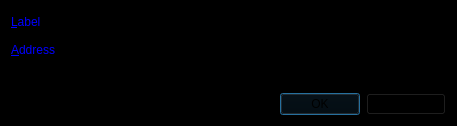
<?xml version="1.0" encoding="UTF-8"?>
<ui version="4.0">
 <class>EditAddressDialog</class>
 <widget class="QDialog" name="EditAddressDialog">
  <property name="geometry">
   <rect>
    <x>0</x>
    <y>0</y>
    <width>457</width>
    <height>126</height>
   </rect>
  </property>
  <property name="windowTitle">
   <string>Edit Address</string>
  </property>
  <property name="styleSheet">
   <string notr="true">background-color: rgb(0, 0, 0);</string>
  </property>
  <layout class="QVBoxLayout" name="verticalLayout">
   <item>
    <layout class="QFormLayout" name="formLayout">
     <property name="fieldGrowthPolicy">
      <enum>QFormLayout::AllNonFixedFieldsGrow</enum>
     </property>
     <item row="0" column="0">
      <widget class="QLabel" name="label">
       <property name="palette">
        <palette>
         <active>
          <colorrole role="WindowText">
           <brush brushstyle="SolidPattern">
            <color alpha="255">
             <red>0</red>
             <green>0</green>
             <blue>255</blue>
            </color>
           </brush>
          </colorrole>
          <colorrole role="Button">
           <brush brushstyle="SolidPattern">
            <color alpha="255">
             <red>0</red>
             <green>0</green>
             <blue>0</blue>
            </color>
           </brush>
          </colorrole>
          <colorrole role="Text">
           <brush brushstyle="SolidPattern">
            <color alpha="255">
             <red>255</red>
             <green>255</green>
             <blue>255</blue>
            </color>
           </brush>
          </colorrole>
          <colorrole role="ButtonText">
           <brush brushstyle="SolidPattern">
            <color alpha="255">
             <red>255</red>
             <green>255</green>
             <blue>255</blue>
            </color>
           </brush>
          </colorrole>
          <colorrole role="Base">
           <brush brushstyle="SolidPattern">
            <color alpha="255">
             <red>0</red>
             <green>0</green>
             <blue>0</blue>
            </color>
           </brush>
          </colorrole>
          <colorrole role="Window">
           <brush brushstyle="SolidPattern">
            <color alpha="255">
             <red>0</red>
             <green>0</green>
             <blue>0</blue>
            </color>
           </brush>
          </colorrole>
          <colorrole role="ToolTipText">
           <brush brushstyle="SolidPattern">
            <color alpha="255">
             <red>170</red>
             <green>0</green>
             <blue>0</blue>
            </color>
           </brush>
          </colorrole>
         </active>
         <inactive>
          <colorrole role="WindowText">
           <brush brushstyle="SolidPattern">
            <color alpha="255">
             <red>0</red>
             <green>0</green>
             <blue>255</blue>
            </color>
           </brush>
          </colorrole>
          <colorrole role="Button">
           <brush brushstyle="SolidPattern">
            <color alpha="255">
             <red>0</red>
             <green>0</green>
             <blue>0</blue>
            </color>
           </brush>
          </colorrole>
          <colorrole role="Text">
           <brush brushstyle="SolidPattern">
            <color alpha="255">
             <red>255</red>
             <green>255</green>
             <blue>255</blue>
            </color>
           </brush>
          </colorrole>
          <colorrole role="ButtonText">
           <brush brushstyle="SolidPattern">
            <color alpha="255">
             <red>255</red>
             <green>255</green>
             <blue>255</blue>
            </color>
           </brush>
          </colorrole>
          <colorrole role="Base">
           <brush brushstyle="SolidPattern">
            <color alpha="255">
             <red>0</red>
             <green>0</green>
             <blue>0</blue>
            </color>
           </brush>
          </colorrole>
          <colorrole role="Window">
           <brush brushstyle="SolidPattern">
            <color alpha="255">
             <red>0</red>
             <green>0</green>
             <blue>0</blue>
            </color>
           </brush>
          </colorrole>
          <colorrole role="ToolTipText">
           <brush brushstyle="SolidPattern">
            <color alpha="255">
             <red>170</red>
             <green>0</green>
             <blue>0</blue>
            </color>
           </brush>
          </colorrole>
         </inactive>
         <disabled>
          <colorrole role="WindowText">
           <brush brushstyle="SolidPattern">
            <color alpha="255">
             <red>132</red>
             <green>132</green>
             <blue>132</blue>
            </color>
           </brush>
          </colorrole>
          <colorrole role="Button">
           <brush brushstyle="SolidPattern">
            <color alpha="255">
             <red>0</red>
             <green>0</green>
             <blue>0</blue>
            </color>
           </brush>
          </colorrole>
          <colorrole role="Text">
           <brush brushstyle="SolidPattern">
            <color alpha="255">
             <red>120</red>
             <green>120</green>
             <blue>120</blue>
            </color>
           </brush>
          </colorrole>
          <colorrole role="ButtonText">
           <brush brushstyle="SolidPattern">
            <color alpha="255">
             <red>120</red>
             <green>120</green>
             <blue>120</blue>
            </color>
           </brush>
          </colorrole>
          <colorrole role="Base">
           <brush brushstyle="SolidPattern">
            <color alpha="255">
             <red>0</red>
             <green>0</green>
             <blue>0</blue>
            </color>
           </brush>
          </colorrole>
          <colorrole role="Window">
           <brush brushstyle="SolidPattern">
            <color alpha="255">
             <red>0</red>
             <green>0</green>
             <blue>0</blue>
            </color>
           </brush>
          </colorrole>
          <colorrole role="ToolTipText">
           <brush brushstyle="SolidPattern">
            <color alpha="255">
             <red>170</red>
             <green>0</green>
             <blue>0</blue>
            </color>
           </brush>
          </colorrole>
         </disabled>
        </palette>
       </property>
       <property name="text">
        <string>&amp;Label</string>
       </property>
       <property name="buddy">
        <cstring>labelEdit</cstring>
       </property>
      </widget>
     </item>
     <item row="0" column="1">
      <widget class="QLineEdit" name="labelEdit">
       <property name="palette">
        <palette>
         <active>
          <colorrole role="WindowText">
           <brush brushstyle="SolidPattern">
            <color alpha="255">
             <red>255</red>
             <green>255</green>
             <blue>255</blue>
            </color>
           </brush>
          </colorrole>
          <colorrole role="Button">
           <brush brushstyle="SolidPattern">
            <color alpha="255">
             <red>0</red>
             <green>0</green>
             <blue>0</blue>
            </color>
           </brush>
          </colorrole>
          <colorrole role="Text">
           <brush brushstyle="SolidPattern">
            <color alpha="255">
             <red>255</red>
             <green>255</green>
             <blue>255</blue>
            </color>
           </brush>
          </colorrole>
          <colorrole role="ButtonText">
           <brush brushstyle="SolidPattern">
            <color alpha="255">
             <red>170</red>
             <green>0</green>
             <blue>0</blue>
            </color>
           </brush>
          </colorrole>
          <colorrole role="Base">
           <brush brushstyle="SolidPattern">
            <color alpha="255">
             <red>0</red>
             <green>0</green>
             <blue>0</blue>
            </color>
           </brush>
          </colorrole>
          <colorrole role="Window">
           <brush brushstyle="SolidPattern">
            <color alpha="255">
             <red>0</red>
             <green>0</green>
             <blue>0</blue>
            </color>
           </brush>
          </colorrole>
          <colorrole role="ToolTipText">
           <brush brushstyle="SolidPattern">
            <color alpha="255">
             <red>255</red>
             <green>0</green>
             <blue>0</blue>
            </color>
           </brush>
          </colorrole>
         </active>
         <inactive>
          <colorrole role="WindowText">
           <brush brushstyle="SolidPattern">
            <color alpha="255">
             <red>255</red>
             <green>255</green>
             <blue>255</blue>
            </color>
           </brush>
          </colorrole>
          <colorrole role="Button">
           <brush brushstyle="SolidPattern">
            <color alpha="255">
             <red>0</red>
             <green>0</green>
             <blue>0</blue>
            </color>
           </brush>
          </colorrole>
          <colorrole role="Text">
           <brush brushstyle="SolidPattern">
            <color alpha="255">
             <red>255</red>
             <green>255</green>
             <blue>255</blue>
            </color>
           </brush>
          </colorrole>
          <colorrole role="ButtonText">
           <brush brushstyle="SolidPattern">
            <color alpha="255">
             <red>170</red>
             <green>0</green>
             <blue>0</blue>
            </color>
           </brush>
          </colorrole>
          <colorrole role="Base">
           <brush brushstyle="SolidPattern">
            <color alpha="255">
             <red>0</red>
             <green>0</green>
             <blue>0</blue>
            </color>
           </brush>
          </colorrole>
          <colorrole role="Window">
           <brush brushstyle="SolidPattern">
            <color alpha="255">
             <red>0</red>
             <green>0</green>
             <blue>0</blue>
            </color>
           </brush>
          </colorrole>
          <colorrole role="ToolTipText">
           <brush brushstyle="SolidPattern">
            <color alpha="255">
             <red>255</red>
             <green>0</green>
             <blue>0</blue>
            </color>
           </brush>
          </colorrole>
         </inactive>
         <disabled>
          <colorrole role="WindowText">
           <brush brushstyle="SolidPattern">
            <color alpha="255">
             <red>132</red>
             <green>132</green>
             <blue>132</blue>
            </color>
           </brush>
          </colorrole>
          <colorrole role="Button">
           <brush brushstyle="SolidPattern">
            <color alpha="255">
             <red>0</red>
             <green>0</green>
             <blue>0</blue>
            </color>
           </brush>
          </colorrole>
          <colorrole role="Text">
           <brush brushstyle="SolidPattern">
            <color alpha="255">
             <red>132</red>
             <green>132</green>
             <blue>132</blue>
            </color>
           </brush>
          </colorrole>
          <colorrole role="ButtonText">
           <brush brushstyle="SolidPattern">
            <color alpha="255">
             <red>132</red>
             <green>132</green>
             <blue>132</blue>
            </color>
           </brush>
          </colorrole>
          <colorrole role="Base">
           <brush brushstyle="SolidPattern">
            <color alpha="255">
             <red>0</red>
             <green>0</green>
             <blue>0</blue>
            </color>
           </brush>
          </colorrole>
          <colorrole role="Window">
           <brush brushstyle="SolidPattern">
            <color alpha="255">
             <red>0</red>
             <green>0</green>
             <blue>0</blue>
            </color>
           </brush>
          </colorrole>
          <colorrole role="ToolTipText">
           <brush brushstyle="SolidPattern">
            <color alpha="255">
             <red>255</red>
             <green>0</green>
             <blue>0</blue>
            </color>
           </brush>
          </colorrole>
         </disabled>
        </palette>
       </property>
       <property name="toolTip">
        <string>The label associated with this address book entry</string>
       </property>
      </widget>
     </item>
     <item row="1" column="0">
      <widget class="QLabel" name="label_2">
       <property name="palette">
        <palette>
         <active>
          <colorrole role="WindowText">
           <brush brushstyle="SolidPattern">
            <color alpha="255">
             <red>0</red>
             <green>0</green>
             <blue>255</blue>
            </color>
           </brush>
          </colorrole>
          <colorrole role="Button">
           <brush brushstyle="SolidPattern">
            <color alpha="255">
             <red>0</red>
             <green>0</green>
             <blue>0</blue>
            </color>
           </brush>
          </colorrole>
          <colorrole role="Text">
           <brush brushstyle="SolidPattern">
            <color alpha="255">
             <red>255</red>
             <green>255</green>
             <blue>255</blue>
            </color>
           </brush>
          </colorrole>
          <colorrole role="Base">
           <brush brushstyle="SolidPattern">
            <color alpha="255">
             <red>0</red>
             <green>0</green>
             <blue>0</blue>
            </color>
           </brush>
          </colorrole>
          <colorrole role="Window">
           <brush brushstyle="SolidPattern">
            <color alpha="255">
             <red>0</red>
             <green>0</green>
             <blue>0</blue>
            </color>
           </brush>
          </colorrole>
         </active>
         <inactive>
          <colorrole role="WindowText">
           <brush brushstyle="SolidPattern">
            <color alpha="255">
             <red>0</red>
             <green>0</green>
             <blue>255</blue>
            </color>
           </brush>
          </colorrole>
          <colorrole role="Button">
           <brush brushstyle="SolidPattern">
            <color alpha="255">
             <red>0</red>
             <green>0</green>
             <blue>0</blue>
            </color>
           </brush>
          </colorrole>
          <colorrole role="Text">
           <brush brushstyle="SolidPattern">
            <color alpha="255">
             <red>255</red>
             <green>255</green>
             <blue>255</blue>
            </color>
           </brush>
          </colorrole>
          <colorrole role="Base">
           <brush brushstyle="SolidPattern">
            <color alpha="255">
             <red>0</red>
             <green>0</green>
             <blue>0</blue>
            </color>
           </brush>
          </colorrole>
          <colorrole role="Window">
           <brush brushstyle="SolidPattern">
            <color alpha="255">
             <red>0</red>
             <green>0</green>
             <blue>0</blue>
            </color>
           </brush>
          </colorrole>
         </inactive>
         <disabled>
          <colorrole role="WindowText">
           <brush brushstyle="SolidPattern">
            <color alpha="255">
             <red>132</red>
             <green>132</green>
             <blue>132</blue>
            </color>
           </brush>
          </colorrole>
          <colorrole role="Button">
           <brush brushstyle="SolidPattern">
            <color alpha="255">
             <red>0</red>
             <green>0</green>
             <blue>0</blue>
            </color>
           </brush>
          </colorrole>
          <colorrole role="Text">
           <brush brushstyle="SolidPattern">
            <color alpha="255">
             <red>120</red>
             <green>120</green>
             <blue>120</blue>
            </color>
           </brush>
          </colorrole>
          <colorrole role="Base">
           <brush brushstyle="SolidPattern">
            <color alpha="255">
             <red>0</red>
             <green>0</green>
             <blue>0</blue>
            </color>
           </brush>
          </colorrole>
          <colorrole role="Window">
           <brush brushstyle="SolidPattern">
            <color alpha="255">
             <red>0</red>
             <green>0</green>
             <blue>0</blue>
            </color>
           </brush>
          </colorrole>
         </disabled>
        </palette>
       </property>
       <property name="text">
        <string>&amp;Address</string>
       </property>
       <property name="buddy">
        <cstring>addressEdit</cstring>
       </property>
      </widget>
     </item>
     <item row="1" column="1">
      <widget class="QLineEdit" name="addressEdit">
       <property name="palette">
        <palette>
         <active>
          <colorrole role="WindowText">
           <brush brushstyle="SolidPattern">
            <color alpha="255">
             <red>255</red>
             <green>255</green>
             <blue>255</blue>
            </color>
           </brush>
          </colorrole>
          <colorrole role="Button">
           <brush brushstyle="SolidPattern">
            <color alpha="255">
             <red>0</red>
             <green>0</green>
             <blue>0</blue>
            </color>
           </brush>
          </colorrole>
          <colorrole role="Text">
           <brush brushstyle="SolidPattern">
            <color alpha="255">
             <red>255</red>
             <green>255</green>
             <blue>255</blue>
            </color>
           </brush>
          </colorrole>
          <colorrole role="ButtonText">
           <brush brushstyle="SolidPattern">
            <color alpha="255">
             <red>255</red>
             <green>255</green>
             <blue>255</blue>
            </color>
           </brush>
          </colorrole>
          <colorrole role="Base">
           <brush brushstyle="SolidPattern">
            <color alpha="255">
             <red>0</red>
             <green>0</green>
             <blue>0</blue>
            </color>
           </brush>
          </colorrole>
          <colorrole role="Window">
           <brush brushstyle="SolidPattern">
            <color alpha="255">
             <red>0</red>
             <green>0</green>
             <blue>0</blue>
            </color>
           </brush>
          </colorrole>
          <colorrole role="ToolTipText">
           <brush brushstyle="SolidPattern">
            <color alpha="255">
             <red>255</red>
             <green>0</green>
             <blue>0</blue>
            </color>
           </brush>
          </colorrole>
         </active>
         <inactive>
          <colorrole role="WindowText">
           <brush brushstyle="SolidPattern">
            <color alpha="255">
             <red>255</red>
             <green>255</green>
             <blue>255</blue>
            </color>
           </brush>
          </colorrole>
          <colorrole role="Button">
           <brush brushstyle="SolidPattern">
            <color alpha="255">
             <red>0</red>
             <green>0</green>
             <blue>0</blue>
            </color>
           </brush>
          </colorrole>
          <colorrole role="Text">
           <brush brushstyle="SolidPattern">
            <color alpha="255">
             <red>255</red>
             <green>255</green>
             <blue>255</blue>
            </color>
           </brush>
          </colorrole>
          <colorrole role="ButtonText">
           <brush brushstyle="SolidPattern">
            <color alpha="255">
             <red>255</red>
             <green>255</green>
             <blue>255</blue>
            </color>
           </brush>
          </colorrole>
          <colorrole role="Base">
           <brush brushstyle="SolidPattern">
            <color alpha="255">
             <red>0</red>
             <green>0</green>
             <blue>0</blue>
            </color>
           </brush>
          </colorrole>
          <colorrole role="Window">
           <brush brushstyle="SolidPattern">
            <color alpha="255">
             <red>0</red>
             <green>0</green>
             <blue>0</blue>
            </color>
           </brush>
          </colorrole>
          <colorrole role="ToolTipText">
           <brush brushstyle="SolidPattern">
            <color alpha="255">
             <red>255</red>
             <green>0</green>
             <blue>0</blue>
            </color>
           </brush>
          </colorrole>
         </inactive>
         <disabled>
          <colorrole role="WindowText">
           <brush brushstyle="SolidPattern">
            <color alpha="255">
             <red>120</red>
             <green>120</green>
             <blue>120</blue>
            </color>
           </brush>
          </colorrole>
          <colorrole role="Button">
           <brush brushstyle="SolidPattern">
            <color alpha="255">
             <red>0</red>
             <green>0</green>
             <blue>0</blue>
            </color>
           </brush>
          </colorrole>
          <colorrole role="Text">
           <brush brushstyle="SolidPattern">
            <color alpha="255">
             <red>120</red>
             <green>120</green>
             <blue>120</blue>
            </color>
           </brush>
          </colorrole>
          <colorrole role="ButtonText">
           <brush brushstyle="SolidPattern">
            <color alpha="255">
             <red>120</red>
             <green>120</green>
             <blue>120</blue>
            </color>
           </brush>
          </colorrole>
          <colorrole role="Base">
           <brush brushstyle="SolidPattern">
            <color alpha="255">
             <red>0</red>
             <green>0</green>
             <blue>0</blue>
            </color>
           </brush>
          </colorrole>
          <colorrole role="Window">
           <brush brushstyle="SolidPattern">
            <color alpha="255">
             <red>0</red>
             <green>0</green>
             <blue>0</blue>
            </color>
           </brush>
          </colorrole>
          <colorrole role="ToolTipText">
           <brush brushstyle="SolidPattern">
            <color alpha="255">
             <red>255</red>
             <green>0</green>
             <blue>0</blue>
            </color>
           </brush>
          </colorrole>
         </disabled>
        </palette>
       </property>
       <property name="toolTip">
        <string>The address associated with this address book entry. This can only be modified for sending addresses.</string>
       </property>
      </widget>
     </item>
    </layout>
   </item>
   <item>
    <widget class="QDialogButtonBox" name="buttonBox">
     <property name="palette">
      <palette>
       <active>
        <colorrole role="WindowText">
         <brush brushstyle="SolidPattern">
          <color alpha="255">
           <red>255</red>
           <green>255</green>
           <blue>255</blue>
          </color>
         </brush>
        </colorrole>
        <colorrole role="Button">
         <brush brushstyle="SolidPattern">
          <color alpha="255">
           <red>0</red>
           <green>0</green>
           <blue>0</blue>
          </color>
         </brush>
        </colorrole>
        <colorrole role="Text">
         <brush brushstyle="SolidPattern">
          <color alpha="255">
           <red>255</red>
           <green>255</green>
           <blue>255</blue>
          </color>
         </brush>
        </colorrole>
        <colorrole role="ButtonText">
         <brush brushstyle="SolidPattern">
          <color alpha="255">
           <red>255</red>
           <green>0</green>
           <blue>0</blue>
          </color>
         </brush>
        </colorrole>
        <colorrole role="Base">
         <brush brushstyle="SolidPattern">
          <color alpha="255">
           <red>0</red>
           <green>0</green>
           <blue>0</blue>
          </color>
         </brush>
        </colorrole>
        <colorrole role="Window">
         <brush brushstyle="SolidPattern">
          <color alpha="255">
           <red>0</red>
           <green>0</green>
           <blue>0</blue>
          </color>
         </brush>
        </colorrole>
        <colorrole role="ToolTipText">
         <brush brushstyle="SolidPattern">
          <color alpha="255">
           <red>255</red>
           <green>255</green>
           <blue>255</blue>
          </color>
         </brush>
        </colorrole>
       </active>
       <inactive>
        <colorrole role="WindowText">
         <brush brushstyle="SolidPattern">
          <color alpha="255">
           <red>255</red>
           <green>255</green>
           <blue>255</blue>
          </color>
         </brush>
        </colorrole>
        <colorrole role="Button">
         <brush brushstyle="SolidPattern">
          <color alpha="255">
           <red>0</red>
           <green>0</green>
           <blue>0</blue>
          </color>
         </brush>
        </colorrole>
        <colorrole role="Text">
         <brush brushstyle="SolidPattern">
          <color alpha="255">
           <red>255</red>
           <green>255</green>
           <blue>255</blue>
          </color>
         </brush>
        </colorrole>
        <colorrole role="ButtonText">
         <brush brushstyle="SolidPattern">
          <color alpha="255">
           <red>255</red>
           <green>0</green>
           <blue>0</blue>
          </color>
         </brush>
        </colorrole>
        <colorrole role="Base">
         <brush brushstyle="SolidPattern">
          <color alpha="255">
           <red>0</red>
           <green>0</green>
           <blue>0</blue>
          </color>
         </brush>
        </colorrole>
        <colorrole role="Window">
         <brush brushstyle="SolidPattern">
          <color alpha="255">
           <red>0</red>
           <green>0</green>
           <blue>0</blue>
          </color>
         </brush>
        </colorrole>
        <colorrole role="ToolTipText">
         <brush brushstyle="SolidPattern">
          <color alpha="255">
           <red>255</red>
           <green>255</green>
           <blue>255</blue>
          </color>
         </brush>
        </colorrole>
       </inactive>
       <disabled>
        <colorrole role="WindowText">
         <brush brushstyle="SolidPattern">
          <color alpha="255">
           <red>132</red>
           <green>132</green>
           <blue>132</blue>
          </color>
         </brush>
        </colorrole>
        <colorrole role="Button">
         <brush brushstyle="SolidPattern">
          <color alpha="255">
           <red>0</red>
           <green>0</green>
           <blue>0</blue>
          </color>
         </brush>
        </colorrole>
        <colorrole role="Text">
         <brush brushstyle="SolidPattern">
          <color alpha="255">
           <red>132</red>
           <green>132</green>
           <blue>132</blue>
          </color>
         </brush>
        </colorrole>
        <colorrole role="ButtonText">
         <brush brushstyle="SolidPattern">
          <color alpha="255">
           <red>132</red>
           <green>132</green>
           <blue>132</blue>
          </color>
         </brush>
        </colorrole>
        <colorrole role="Base">
         <brush brushstyle="SolidPattern">
          <color alpha="255">
           <red>0</red>
           <green>0</green>
           <blue>0</blue>
          </color>
         </brush>
        </colorrole>
        <colorrole role="Window">
         <brush brushstyle="SolidPattern">
          <color alpha="255">
           <red>0</red>
           <green>0</green>
           <blue>0</blue>
          </color>
         </brush>
        </colorrole>
        <colorrole role="ToolTipText">
         <brush brushstyle="SolidPattern">
          <color alpha="255">
           <red>255</red>
           <green>255</green>
           <blue>255</blue>
          </color>
         </brush>
        </colorrole>
       </disabled>
      </palette>
     </property>
     <property name="orientation">
      <enum>Qt::Horizontal</enum>
     </property>
     <property name="standardButtons">
      <set>QDialogButtonBox::Cancel|QDialogButtonBox::Ok</set>
     </property>
    </widget>
   </item>
  </layout>
 </widget>
 <resources/>
 <connections>
  <connection>
   <sender>buttonBox</sender>
   <signal>accepted()</signal>
   <receiver>EditAddressDialog</receiver>
   <slot>accept()</slot>
   <hints>
    <hint type="sourcelabel">
     <x>248</x>
     <y>254</y>
    </hint>
    <hint type="destinationlabel">
     <x>157</x>
     <y>274</y>
    </hint>
   </hints>
  </connection>
  <connection>
   <sender>buttonBox</sender>
   <signal>rejected()</signal>
   <receiver>EditAddressDialog</receiver>
   <slot>reject()</slot>
   <hints>
    <hint type="sourcelabel">
     <x>316</x>
     <y>260</y>
    </hint>
    <hint type="destinationlabel">
     <x>286</x>
     <y>274</y>
    </hint>
   </hints>
  </connection>
 </connections>
</ui>
